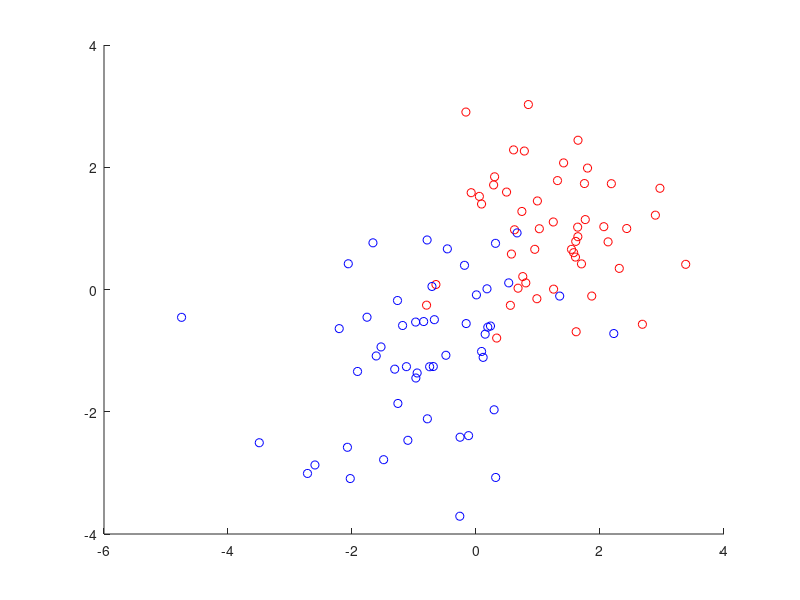
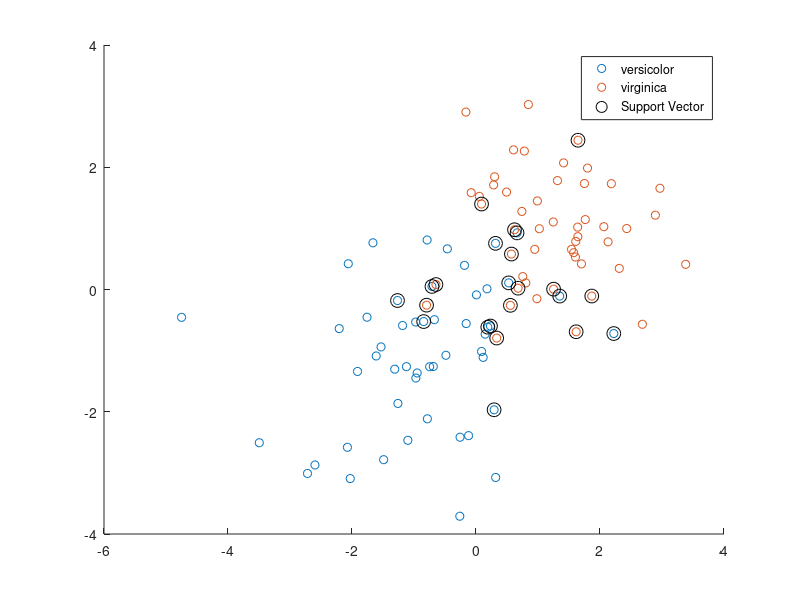

Here is the MATLAB script that generated these plots, in order:
X1=1+randn(50,2);
X2=-1+randn(51,2);
Y1=ones(50,1);
Y2=-ones(51,1);
X=[X1;X2];
Y=[Y1;Y2];
SVMModel = fitcsvm(X,Y,'KernelFunction','rbf','Boxconstraint',500)
figure;
hold on;
plot(X1(:,1),X1(:,2),'ro');
plot(X2(:,1),X2(:,2),'bo');
hold off;


sv = SVMModel.SupportVectors;
figure
gscatter(X(:,1),X(:,2),Y)
hold on
plot(sv(:,1),sv(:,2),'ko','MarkerSize',10)
legend('versicolor','virginica','Support Vector')
hold off